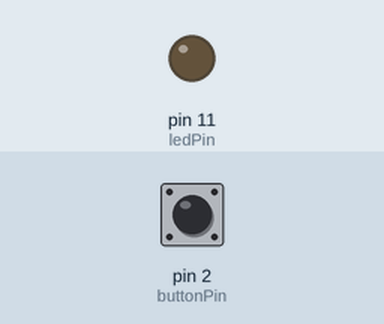
The sketch below on a simulated Arduino Uno, built with avr-gcc and run on an emulated ATmega328P. Shown: output pins drawn as LEDs (lit = HIGH). Inputs (shaded band) come from the test bench; at power-on: pin 2 (buttonPin) LOW.

Above: at 1.5 s.
1.6 s: pin 2 (buttonPin) pulled HIGH for 0.15 s
At 2.7 s:
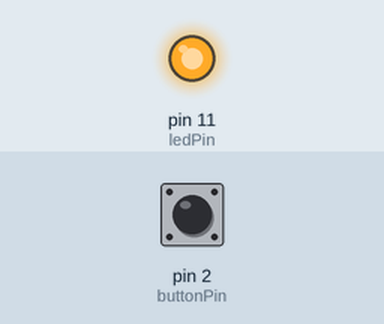
3.6 s: pin 2 (buttonPin) pulled HIGH for 1 s
At 3.85 s:
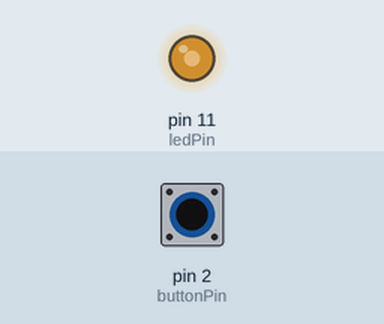
6.1 s: pin 2 (buttonPin) pulled HIGH for 3.2 s
At 6.25 s:
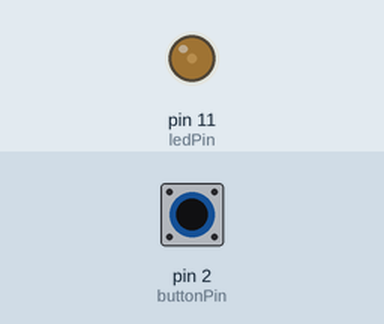
Timing chart, 0 to 9.1 s (numbered marks = the images above; inputs shaded):
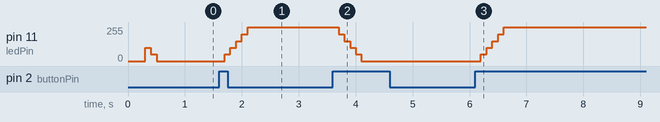

The sketch:

fadebutton.ino
```cpp
int pressed = 0; //is the button pressed? 0 is no, 1 is yes
int ledon = 0; //is the LED on? 0 is no, 1 is yes
unsigned long fadetime = 0; //what time was the LED toggled? (ms since program start)
int buttonPin = 2; //Arduino pin button is connected to
int ledPin = 11; //Arduino pin LED is connected to (needs to be a PWM pin)

void setup() { //program setup
  pinMode(buttonPin, INPUT); //button is an input
  pinMode(ledPin, OUTPUT); //button is an output
  delay(300);
}

void loop() {
  //if button was pressed and was not previously pressed
  if (digitalRead(buttonPin) == HIGH && !pressed) {
    pressed = 1; //button was pressed
    ledon = !ledon; //toggle LED
    fadetime = millis(); //store time
  }
  if ((digitalRead(2) == LOW) && pressed) { //if button is not pressed and was pressed previously
    pressed = 0; //button is not pressed
  }
  fadefunction(ledon, millis() - fadetime, 11, 100); //adjust LED brightness
}

//function which handles LED fading
//takes led state to determine if it is fading on or off
//takes time since led toggle to determine which part of the "fade cycle" is occuring
//takes pin number (LED pin) to determine which pin to act on
//takes a duration to determine how long each phase of the fade should last
int fadefunction(int led, unsigned long starttime, int pin, int inc) {
  if ((starttime > 0 && starttime < 1 * inc && led) || (starttime > 5 * inc && !led)) {
    analogWrite(pin, 0);
  }
  if ((starttime > 1 * inc && starttime < 2 * inc && led) || (starttime > 4 * inc && starttime < 5 * inc && !led)) {
    analogWrite(pin, 50);
  }
  if ((starttime > 2 * inc && starttime < 3 * inc && led) || (starttime > 3 * inc && starttime < 4 * inc && !led)) {
    analogWrite(pin, 100);
  }
  if ((starttime > 3 * inc && starttime < 4 * inc && led) || (starttime > 2 * inc && starttime < 3 * inc && !led)) {
    analogWrite(pin, 150);
  }
  if ((starttime > 4 * inc && starttime < 5 * inc && led) || (starttime > 1 * inc && starttime < 2 * inc && !led)) {
    analogWrite(pin, 200);
  }
  if ((starttime > 5 * inc && led) || (starttime > 0 && starttime < 1 * inc && !led)) {
    analogWrite(pin, 255);
  }
  return 0;
}
```

Measured:
- after the input at 1.6 s, pin 11 (ledPin): moves from 0/255 to 255/255 over 0.40 s, starting after 0.10 s
- after the input at 3.6 s, pin 11 (ledPin): moves from 255/255 to 0/255 over 0.40 s, starting after 0.10 s
- after the input at 6.1 s, pin 11 (ledPin): moves from 0/255 to 255/255 over 0.40 s, starting after 0.10 s
